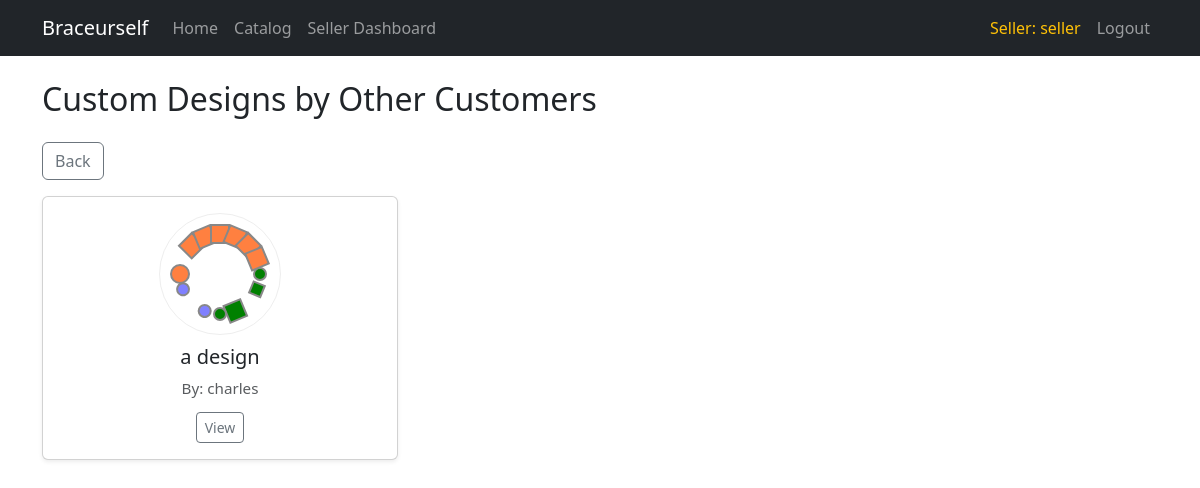
The page /designs/ (signed in) on the database as committed earlier.
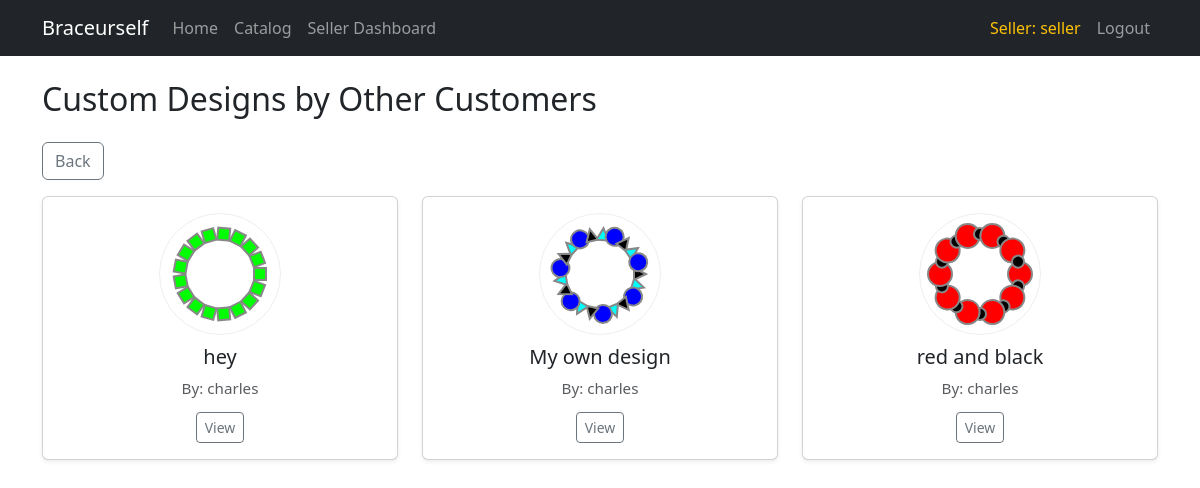
The same page on the database as committed later.
### shop/models.py (models this page shows, shortened)
class CustomBraceletDesign(models.Model):
    name = models.CharField(max_length=100)
    beads = models.JSONField()  # List of dicts: [{shape, color, size}, ...]
    created_at = models.DateTimeField(auto_now_add=True)
    customer = models.ForeignKey(User, on_delete=models.CASCADE, related_name='bracelet_designs')

### shop/views.py (the view)
# urls.py: path('designs/', views.public_custom_designs, name='public_custom_designs'),
def public_custom_designs(request):
    if not request.user.is_authenticated:
        return redirect('login')
    if hasattr(request.user, 'sellerprofile'):
        designs = CustomBraceletDesign.objects.all().order_by('-created_at')
        can_order = False
    else:
        designs = CustomBraceletDesign.objects.exclude(customer=request.user).order_by('-created_at')
        can_order = True
    return render(request, 'shop/public_custom_designs.html', {
        'designs': designs,
        'can_order': can_order,
    })

### shop/templates/shop/public_custom_designs.html (shortened to what this page needs)
{% extends 'shop/base.html' %}
{% block content %}
<h2 class="mb-4">Custom Designs by Other Customers</h2>
<button type="button" class="btn btn-outline-secondary mb-3" onclick="window.history.back();">Back</button>
{% if designs %}
    <div class="row">
        {% for design in designs %}
            <div class="col-md-4 mb-4">
                <div class="card h-100 shadow-sm">
                    <div class="card-body d-flex flex-column align-items-center justify-content-center">
                        <canvas id="bracelet-preview-{{ design.id }}" width="120" height="120" style="border:1px solid #eee; background:#fff; border-radius:50%; margin-bottom:10px;"></canvas>
                        <h5 class="mb-2">{{ design.name }}</h5>
                        <div class="mb-1 text-muted" style="font-size:0.95em;">By: {{ design.customer.username }}</div>
                        <div class="d-flex justify-content-center gap-2 mt-2">
                            <a href="{% url 'bracelet_design_detail' design.id %}" class="btn btn-sm btn-outline-secondary">View</a>
                        </div>
                    </div>
                </div>
            </div>
        {% endfor %}
    </div>
{% else %}
    <p>No public custom designs available.</p>
{% endif %}
{% endblock %}

Rows that differ between the two databases and show on the page:
removed CustomBraceletDesign: name "a design", customer.username "charles"
added CustomBraceletDesign: name "hey", customer.username "charles"
added CustomBraceletDesign: name "My own design", customer.username "charles"
added CustomBraceletDesign: name "red and black", customer.username "charles"
